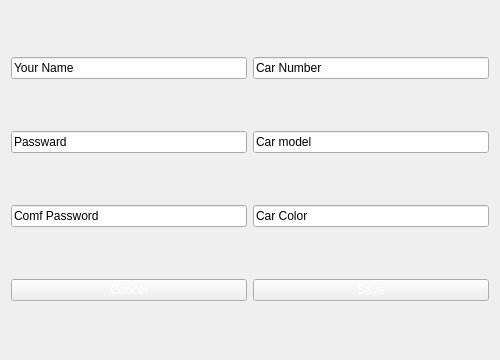
<?xml version="1.0" encoding="UTF-8"?>
<ui version="4.0">
 <class>Form</class>
 <widget class="QWidget" name="Form">
  <property name="geometry">
   <rect>
    <x>0</x>
    <y>0</y>
    <width>500</width>
    <height>360</height>
   </rect>
  </property>
  <property name="windowTitle">
   <string>Form</string>
  </property>
  <property name="styleSheet">
   <string notr="true">background-image: url(:/img/Screenshot from 2017-09-20 17-37-17.png);</string>
  </property>
  <layout class="QGridLayout" name="gridLayout">
   <item row="1" column="2">
    <widget class="QLineEdit" name="lineEdit_4">
     <property name="text">
      <string>Car Number</string>
     </property>
    </widget>
   </item>
   <item row="6" column="2">
    <widget class="QPushButton" name="pushButton">
     <property name="styleSheet">
      <string notr="true">color: rgb(255, 255, 255);
font: 63 oblique 12pt &quot;URW Gothic L&quot;;</string>
     </property>
     <property name="text">
      <string>Save</string>
     </property>
    </widget>
   </item>
   <item row="3" column="2">
    <widget class="QLineEdit" name="lineEdit_6">
     <property name="inputMask">
      <string/>
     </property>
     <property name="text">
      <string>Car Color</string>
     </property>
     <property name="placeholderText">
      <string/>
     </property>
    </widget>
   </item>
   <item row="1" column="0">
    <widget class="QLineEdit" name="lineEdit">
     <property name="text">
      <string>Your Name</string>
     </property>
    </widget>
   </item>
   <item row="2" column="0">
    <widget class="QLineEdit" name="lineEdit_2">
     <property name="text">
      <string>Passward</string>
     </property>
    </widget>
   </item>
   <item row="2" column="2">
    <widget class="QLineEdit" name="lineEdit_5">
     <property name="text">
      <string>Car model</string>
     </property>
    </widget>
   </item>
   <item row="3" column="0">
    <widget class="QLineEdit" name="lineEdit_3">
     <property name="text">
      <string>Comf Password</string>
     </property>
    </widget>
   </item>
   <item row="6" column="0">
    <widget class="QPushButton" name="pushButton_2">
     <property name="styleSheet">
      <string notr="true">color: rgb(255, 255, 255);
font: 63 oblique 12pt &quot;URW Gothic L&quot;;</string>
     </property>
     <property name="text">
      <string>Cancel</string>
     </property>
    </widget>
   </item>
  </layout>
 </widget>
 <resources>
  <include location="iamge.qrc"/>
 </resources>
 <connections/>
</ui>
